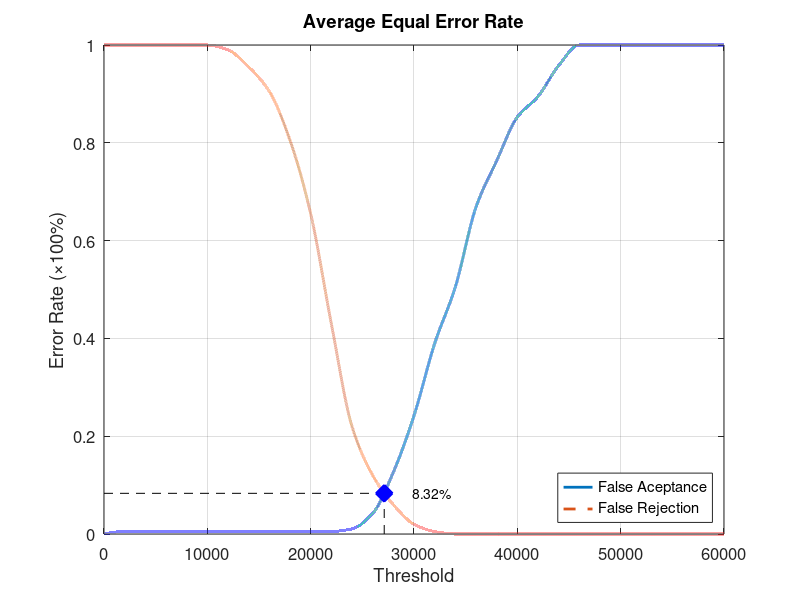
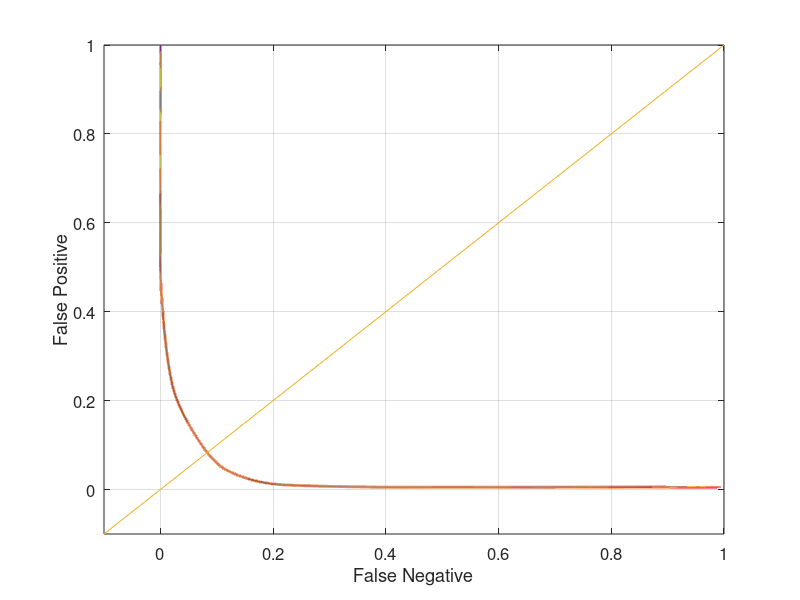

Here is the MATLAB script that generated these plots, in order:
function yEER = Database1_3
close all;
clear;
clc;
x = 0:2000:60000;
xq = 0:0.5:60000;

y0 = [0 0.00526316 0.00526316 0.00526316 0.00526316 0.00526316 0.00526316 0.00526316 0.00526316 0.00526316 0.00526316 0.00526316 0.0105263 0.0421053 0.126316 0.242105 0.389474 0.505263 0.668421 0.763158 0.852632 0.894737 0.957895 1 1 1 1 1 1 1 1];
yy0 = interp1(x, y0, xq, 'pchip');
y1 = [1 1 1 1 1 1 0.99 0.955 0.905 0.805 0.655 0.43 0.22 0.12 0.06 0.02 0.005 0 0 0 0 0 0 0 0 0 0 0 0 0 0];
yy1 = interp1(x, y1, xq, 'pchip');

% Calculating EER: 
y2 = abs(y0 - y1);
find(y2 == min(y2))
yy2 = abs(yy0 - yy1);
xEER = find(yy2 == min(yy2));
xEERIndex = xq(xEER) % X-axis EER
yEER = yy0(xEER) % Y-axis EER

main = figure
plot(xq, yy0,'-','LineWidth', 2);	hold on
plot(xq, yy1,'--','LineWidth', 2);	hold on
plot([xEERIndex xEERIndex], [0 yEER], 'k--');	hold on
plot([0 xEERIndex], [yEER yEER], 'k--');	hold on
plot(xEERIndex, yEER, 'bx', 'LineWidth', 10);	hold on
text(xEERIndex + 10 * xEERIndex / 100, yEER, [num2str(round((10000 * yEER)) / 100) '%'])
legend('False Aceptance', 'False Rejection', 'Location', 'SouthEast')
xlabel('Threshold')
ylabel('Error Rate (\times100%)')
title('Average Equal Error Rate')
set(gca, 'FontSize', 12)
axis([0 60000 0 1])
grid on

print(main, 'Database1_3Main', '-dpng');
FNRxFPR = figure('Color', [1 1 1]);
plot(yy1, yy0, '-', yy1, yy0, 'LineWidth', 2);
hold on
y = -0.1:0.1:1
plot(y, y); 
set(gca, 'FontSize', 12)
xlabel('False Negative')
ylabel('False Positive')
axis([-0.1 1 -0.1 1])
set(gca, 'FontSize', 12)
grid on

print(FNRxFPR, 'Database1_3FNRxFPR','-dpng');
end
